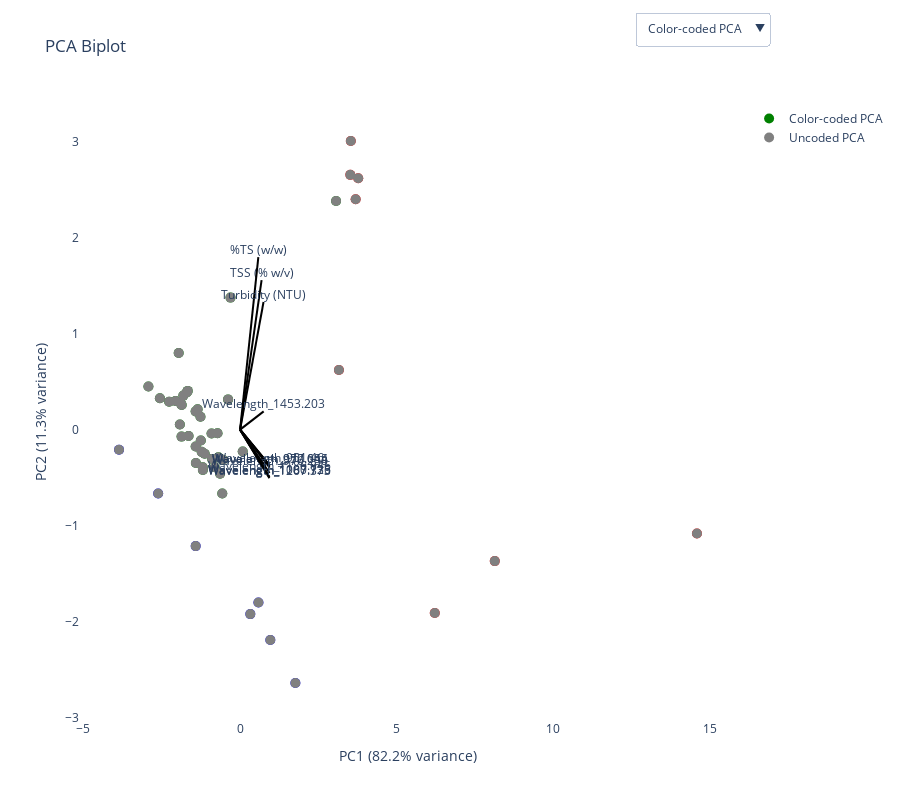

Source (notebook cell):
### Code cell
import pandas as pd
import numpy as np
from sklearn.preprocessing import StandardScaler
from sklearn.decomposition import PCA
import plotly.graph_objects as go

# --- Step 1: Prepare numeric data ---
X = waves_physio.drop(columns=["Sample_ID","Type"])  # numeric features only
X_scaled = StandardScaler().fit_transform(X)

# --- Step 2: Run PCA ---
pca = PCA(n_components=2)
X_pca = pca.fit_transform(X_scaled)

# --- Step 3: Create DataFrame with PCA results + sample type ---
pca_df = pd.DataFrame({
    "PC1": X_pca[:,0],
    "PC2": X_pca[:,1],
    "Type": waves_physio["Type"].values
})

# --- Step 4: Build figure with two traces (coded vs uncoded) ---
fig = go.Figure()

# Color-coded PCA
fig.add_trace(go.Scatter(
    x=pca_df["PC1"], y=pca_df["PC2"],
    mode="markers",
    marker=dict(size=10),
    text=pca_df["Type"],
    name="Color-coded PCA",
    marker_color=pca_df["Type"].map({"Clean Water":"blue","Dirty Water":"red","Treated Water":"green"})
))

# Uncoded PCA (all gray)
fig.add_trace(go.Scatter(
    x=pca_df["PC1"], y=pca_df["PC2"],
    mode="markers",
    marker=dict(size=10, color="gray"),
    text=pca_df["Type"],
    name="Uncoded PCA"
))

# --- Step 5: Add variance directional arrows (loadings) ---
loadings = pca.components_.T[:, :2]
for i, feature in enumerate(X.columns):
    fig.add_trace(go.Scatter(
        x=[0, loadings[i,0]*3],
        y=[0, loadings[i,1]*3],
        mode="lines+text",
        line=dict(color="black"),
        text=[None, feature],
        textposition="top center",
        showlegend=False
    ))

# --- Step 6: Add dropdown menu (top right) ---
fig.update_layout(
    updatemenus=[
        dict(
            buttons=list([
                dict(label="Color-coded PCA",
                     method="update",
                     args=[{"visible":[True, False] + [True]*len(X.columns)},
                           {"title":"PCA Biplot (Color-coded by Sample Type)"}]),
                dict(label="Uncoded PCA",
                     method="update",
                     args=[{"visible":[False, True] + [True]*len(X.columns)},
                           {"title":"PCA Biplot (Uncoded)"}])
            ]),
            direction="down",
            showactive=True,
            x=1.05, y=1.15,  # top right
            xanchor="right", yanchor="top"
        )
    ],
    title="PCA Biplot",
    xaxis_title=f"PC1 ({pca.explained_variance_ratio_[0]*100:.1f}% variance)",
    yaxis_title=f"PC2 ({pca.explained_variance_ratio_[1]*100:.1f}% variance)",
    height=800,
    plot_bgcolor="white",   # clean background
    paper_bgcolor="white"
)

fig.show()

### Figure 1 — Plotly figure (JSON) as saved in the notebook; plotly's stock layout.template omitted (floating-point values rounded to 4 significant figures)
{"data": [{"marker": {"color": ["green", "green", "green", "green", "green", "green", "green", "green", "green", "green", "green", "green", "green", "green", "green", "green", "green", "green", "green", "green", "green", "green", "green", "green", "green", "green", "green", "green", "green", "green", "green", "green", "green", "green", "green", "red", "red", "red", "red", "red", "red", "red", "red", "blue", "blue", "blue", "blue", "blue", "blue", "blue"], "size": 10}, "mode": "markers", "name": "Color-coded PCA", "text": ["Treated Water", "Treated Water", "Treated Water", "Treated Water", "Treated Water", "Treated Water", "Treated Water", "Treated Water", "Treated Water", "Treated Water", "Treated Water", "Treated Water", "Treated Water", "Treated Water", "Treated Water", "Treated Water", "Treated Water", "Treated Water", "Treated Water", "Treated Water", "Treated Water", "Treated Water", "Treated Water", "Treated Water", "Treated Water", "Treated Water", "Treated Water", "Treated Water", "Treated Water", "Treated Water", "Treated Water", "Treated Water", "Treated Water", "Treated Water", "Treated Water", "Dirty Water", "Dirty Water", "Dirty Water", "Dirty Water", "Dirty Water", "Dirty Water", "Dirty Water", "Dirty Water", "Clean Water", "Clean Water", "Clean Water", "Clean Water", "Clean Water", "Clean Water", "Clean Water"], "type": "scatter", "x": [-0.8089, 0.08429, -0.3841, -0.6927, -1.88, -1.87, -1.419, -2.265, -2.061, -1.703, -1.265, -1.923, -1.96, -1.866, 3.063, -2.926, -2.559, -1.254, -1.645, -0.7213, -1.672, -0.3062, -1.813, -1.356, -0.9111, -1.412, -1.192, -0.5687, -1.419, -0.8955, -0.6392, -1.228, -1.13, -0.55, -1.188, 3.154, 3.534, 6.215, 3.689, 8.13, 3.771, 3.518, 14.58, 0.9653, 1.764, -3.864, 0.3269, 0.5852, -2.615, -1.419], "y": [-0.392, -0.2279, 0.3155, -0.2875, 0.2682, -0.07233, 0.1905, 0.2911, 0.2995, 0.3884, 0.1351, 0.05304, 0.7985, 0.2571, 2.384, 0.4492, 0.3271, -0.1123, -0.06682, -0.03687, 0.4041, 1.377, 0.3548, 0.2119, -0.0394, -0.3485, -0.3925, -0.6664, -0.1762, -0.3047, -0.4601, -0.2317, -0.2516, -0.3131, -0.4201, 0.6214, 3.009, -1.911, 2.403, -1.371, 2.621, 2.657, -1.083, -2.193, -2.641, -0.2098, -1.923, -1.802, -0.6663, -1.214]}, {"marker": {"color": "gray", "size": 10}, "mode": "markers", "name": "Uncoded PCA", "text": ["Treated Water", "Treated Water", "Treated Water", "Treated Water", "Treated Water", "Treated Water", "Treated Water", "Treated Water", "Treated Water", "Treated Water", "Treated Water", "Treated Water", "Treated Water", "Treated Water", "Treated Water", "Treated Water", "Treated Water", "Treated Water", "Treated Water", "Treated Water", "Treated Water", "Treated Water", "Treated Water", "Treated Water", "Treated Water", "Treated Water", "Treated Water", "Treated Water", "Treated Water", "Treated Water", "Treated Water", "Treated Water", "Treated Water", "Treated Water", "Treated Water", "Dirty Water", "Dirty Water", "Dirty Water", "Dirty Water", "Dirty Water", "Dirty Water", "Dirty Water", "Dirty Water", "Clean Water", "Clean Water", "Clean Water", "Clean Water", "Clean Water", "Clean Water", "Clean Water"], "type": "scatter", "x": [-0.8089, 0.08429, -0.3841, -0.6927, -1.88, -1.87, -1.419, -2.265, -2.061, -1.703, -1.265, -1.923, -1.96, -1.866, 3.063, -2.926, -2.559, -1.254, -1.645, -0.7213, -1.672, -0.3062, -1.813, -1.356, -0.9111, -1.412, -1.192, -0.5687, -1.419, -0.8955, -0.6392, -1.228, -1.13, -0.55, -1.188, 3.154, 3.534, 6.215, 3.689, 8.13, 3.771, 3.518, 14.58, 0.9653, 1.764, -3.864, 0.3269, 0.5852, -2.615, -1.419], "y": [-0.392, -0.2279, 0.3155, -0.2875, 0.2682, -0.07233, 0.1905, 0.2911, 0.2995, 0.3884, 0.1351, 0.05304, 0.7985, 0.2571, 2.384, 0.4492, 0.3271, -0.1123, -0.06682, -0.03687, 0.4041, 1.377, 0.3548, 0.2119, -0.0394, -0.3485, -0.3925, -0.6664, -0.1762, -0.3047, -0.4601, -0.2317, -0.2516, -0.3131, -0.4201, 0.6214, 3.009, -1.911, 2.403, -1.371, 2.621, 2.657, -1.083, -2.193, -2.641, -0.2098, -1.923, -1.802, -0.6663, -1.214]}, {"line": {"color": "black"}, "mode": "lines+text", "showlegend": false, "text": [null, "TSS (% w/v)"], "textposition": "top center", "type": "scatter", "x": [0, 0.6857], "y": [0, 1.56]}, {"line": {"color": "black"}, "mode": "lines+text", "showlegend": false, "text": [null, "%TS (w/w)"], "textposition": "top center", "type": "scatter", "x": [0, 0.5822], "y": [0, 1.798]}, {"line": {"color": "black"}, "mode": "lines+text", "showlegend": false, "text": [null, "Turbidity (NTU)"], "textposition": "top center", "type": "scatter", "x": [0, 0.748], "y": [0, 1.331]}, {"line": {"color": "black"}, "mode": "lines+text", "showlegend": false, "text": [null, "Wavelength_951.46"], "textposition": "top center", "type": "scatter", "x": [0, 0.943], "y": [0, -0.3691]}, {"line": {"color": "black"}, "mode": "lines+text", "showlegend": false, "text": [null, "Wavelength_957.655"], "textposition": "top center", "type": "scatter", "x": [0, 0.9436], "y": [0, -0.374]}, {"line": {"color": "black"}, "mode": "lines+text", "showlegend": false, "text": [null, "Wavelength_970.044"], "textposition": "top center", "type": "scatter", "x": [0, 0.943], "y": [0, -0.379]}, {"line": {"color": "black"}, "mode": "lines+text", "showlegend": false, "text": [null, "Wavelength_976.238"], "textposition": "top center", "type": "scatter", "x": [0, 0.9427], "y": [0, -0.3964]}, {"line": {"color": "black"}, "mode": "lines+text", "showlegend": false, "text": [null, "Wavelength_1087.736"], "textposition": "top center", "type": "scatter", "x": [0, 0.9354], "y": [0, -0.495]}, {"line": {"color": "black"}, "mode": "lines+text", "showlegend": false, "text": [null, "Wavelength_1100.125"], "textposition": "top center", "type": "scatter", "x": [0, 0.9356], "y": [0, -0.4933]}, {"line": {"color": "black"}, "mode": "lines+text", "showlegend": false, "text": [null, "Wavelength_1186.846"], "textposition": "top center", "type": "scatter", "x": [0, 0.9397], "y": [0, -0.4525]}, {"line": {"color": "black"}, "mode": "lines+text", "showlegend": false, "text": [null, "Wavelength_1267.373"], "textposition": "top center", "type": "scatter", "x": [0, 0.9353], "y": [0, -0.5062]}, {"line": {"color": "black"}, "mode": "lines+text", "showlegend": false, "text": [null, "Wavelength_1453.203"], "textposition": "top center", "type": "scatter", "x": [0, 0.7522], "y": [0, 0.1909]}], "layout": {"height": 800, "paper_bgcolor": "white", "plot_bgcolor": "white", "title": {"text": "PCA Biplot"}, "updatemenus": [{"buttons": [{"args": [{"visible": [true, false, true, true, true, true, true, true, true, true, true, true, true, true]}, {"title": "PCA Biplot (Color-coded by Sample Type)"}], "label": "Color-coded PCA", "method": "update"}, {"args": [{"visible": [false, true, true, true, true, true, true, true, true, true, true, true, true, true]}, {"title": "PCA Biplot (Uncoded)"}], "label": "Uncoded PCA", "method": "update"}], "direction": "down", "showactive": true, "x": 1.05, "xanchor": "right", "y": 1.15, "yanchor": "top"}], "xaxis": {"title": {"text": "PC1 (82.2% variance)"}}, "yaxis": {"title": {"text": "PC2 (11.3% variance)"}}}}
